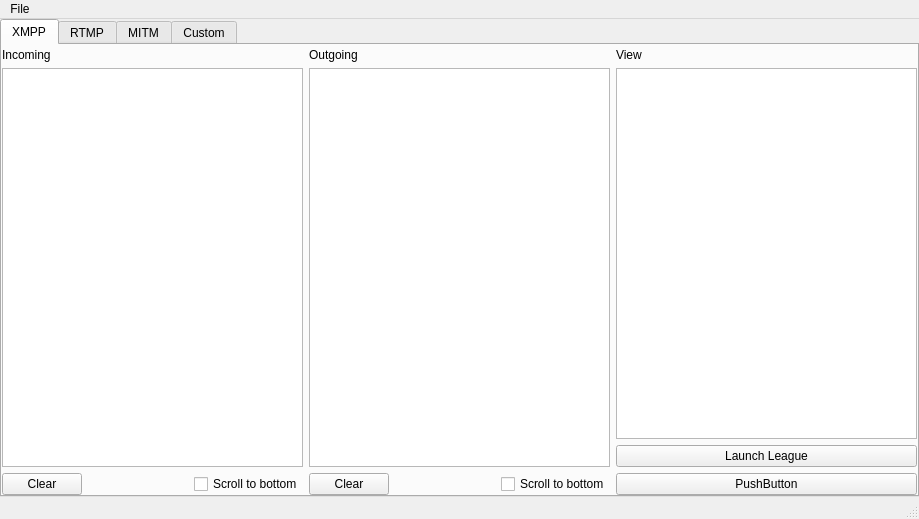
<?xml version="1.0" encoding="UTF-8"?>
<ui version="4.0">
 <class>LoLXMPPDebuggerClass</class>
 <widget class="QMainWindow" name="LoLXMPPDebuggerClass">
  <property name="geometry">
   <rect>
    <x>0</x>
    <y>0</y>
    <width>919</width>
    <height>519</height>
   </rect>
  </property>
  <property name="minimumSize">
   <size>
    <width>100</width>
    <height>100</height>
   </size>
  </property>
  <property name="windowTitle">
   <string>LoLXMPPDebugger</string>
  </property>
  <widget class="QWidget" name="centralWidget">
   <layout class="QHBoxLayout" name="horizontalLayout_2">
    <property name="leftMargin">
     <number>0</number>
    </property>
    <property name="topMargin">
     <number>0</number>
    </property>
    <property name="rightMargin">
     <number>0</number>
    </property>
    <property name="bottomMargin">
     <number>0</number>
    </property>
    <item>
     <widget class="QTabWidget" name="tabWidget">
      <property name="minimumSize">
       <size>
        <width>40</width>
        <height>20</height>
       </size>
      </property>
      <property name="currentIndex">
       <number>0</number>
      </property>
      <property name="movable">
       <bool>false</bool>
      </property>
      <widget class="QWidget" name="tab_xmpp">
       <property name="focusPolicy">
        <enum>Qt::NoFocus</enum>
       </property>
       <attribute name="title">
        <string>XMPP</string>
       </attribute>
       <layout class="QHBoxLayout" name="horizontalLayout_4">
        <property name="leftMargin">
         <number>0</number>
        </property>
        <property name="topMargin">
         <number>3</number>
        </property>
        <property name="rightMargin">
         <number>0</number>
        </property>
        <property name="bottomMargin">
         <number>0</number>
        </property>
        <item>
         <layout class="QVBoxLayout" name="incomingVerticalLayout">
          <item>
           <widget class="QLabel" name="incomingLabel">
            <property name="text">
             <string>Incoming</string>
            </property>
            <property name="buddy">
             <cstring>incomingList</cstring>
            </property>
           </widget>
          </item>
          <item>
           <widget class="QListWidget" name="incomingList">
            <property name="locale">
             <locale language="English" country="UnitedStates"/>
            </property>
            <property name="textElideMode">
             <enum>Qt::ElideNone</enum>
            </property>
            <property name="resizeMode">
             <enum>QListView::Fixed</enum>
            </property>
            <property name="uniformItemSizes">
             <bool>false</bool>
            </property>
            <property name="wordWrap">
             <bool>false</bool>
            </property>
           </widget>
          </item>
          <item>
           <layout class="QHBoxLayout" name="incomingHorizontalLayout_bottom">
            <item>
             <widget class="QPushButton" name="incomingButtonClear">
              <property name="text">
               <string>Clear</string>
              </property>
             </widget>
            </item>
            <item>
             <spacer name="incomingHorizontalSpacer">
              <property name="orientation">
               <enum>Qt::Horizontal</enum>
              </property>
              <property name="sizeHint" stdset="0">
               <size>
                <width>40</width>
                <height>20</height>
               </size>
              </property>
             </spacer>
            </item>
            <item>
             <widget class="QCheckBox" name="incomingScrollToBottom">
              <property name="locale">
               <locale language="English" country="UnitedStates"/>
              </property>
              <property name="text">
               <string>Scroll to bottom</string>
              </property>
              <property name="checked">
               <bool>false</bool>
              </property>
             </widget>
            </item>
           </layout>
          </item>
         </layout>
        </item>
        <item>
         <layout class="QVBoxLayout" name="outgoingVerticalLayout">
          <item>
           <widget class="QLabel" name="outgoingLabel">
            <property name="text">
             <string>Outgoing</string>
            </property>
            <property name="buddy">
             <cstring>outgoingList</cstring>
            </property>
           </widget>
          </item>
          <item>
           <widget class="QListWidget" name="outgoingList">
            <property name="locale">
             <locale language="English" country="UnitedStates"/>
            </property>
            <property name="autoScroll">
             <bool>true</bool>
            </property>
            <property name="textElideMode">
             <enum>Qt::ElideNone</enum>
            </property>
            <property name="uniformItemSizes">
             <bool>false</bool>
            </property>
            <property name="wordWrap">
             <bool>false</bool>
            </property>
           </widget>
          </item>
          <item>
           <layout class="QHBoxLayout" name="outgoingHorizontalLayout">
            <item>
             <widget class="QPushButton" name="outgoingButtonClear">
              <property name="sizePolicy">
               <sizepolicy hsizetype="Minimum" vsizetype="Fixed">
                <horstretch>0</horstretch>
                <verstretch>0</verstretch>
               </sizepolicy>
              </property>
              <property name="text">
               <string>Clear</string>
              </property>
             </widget>
            </item>
            <item>
             <spacer name="outgoingHorizontalSpacer">
              <property name="orientation">
               <enum>Qt::Horizontal</enum>
              </property>
              <property name="sizeHint" stdset="0">
               <size>
                <width>40</width>
                <height>20</height>
               </size>
              </property>
             </spacer>
            </item>
            <item>
             <widget class="QCheckBox" name="outgoingScrollToBottom">
              <property name="enabled">
               <bool>true</bool>
              </property>
              <property name="locale">
               <locale language="English" country="UnitedStates"/>
              </property>
              <property name="text">
               <string>Scroll to bottom</string>
              </property>
              <property name="checked">
               <bool>false</bool>
              </property>
             </widget>
            </item>
           </layout>
          </item>
         </layout>
        </item>
        <item>
         <layout class="QVBoxLayout" name="verticalLayout_2">
          <item>
           <widget class="QLabel" name="viewLabel">
            <property name="text">
             <string>View</string>
            </property>
           </widget>
          </item>
          <item>
           <widget class="QTextEdit" name="viewTextEdit">
            <property name="acceptRichText">
             <bool>false</bool>
            </property>
           </widget>
          </item>
          <item>
           <widget class="QPushButton" name="pushButton_LaunchLeague">
            <property name="text">
             <string>Launch League</string>
            </property>
           </widget>
          </item>
          <item>
           <widget class="QPushButton" name="pushButton_Test">
            <property name="text">
             <string>PushButton</string>
            </property>
           </widget>
          </item>
         </layout>
        </item>
       </layout>
      </widget>
      <widget class="QWidget" name="tab_rtmp">
       <property name="layoutDirection">
        <enum>Qt::LeftToRight</enum>
       </property>
       <attribute name="title">
        <string>RTMP</string>
       </attribute>
       <layout class="QHBoxLayout" name="horizontalLayout_6">
        <property name="leftMargin">
         <number>0</number>
        </property>
        <property name="topMargin">
         <number>3</number>
        </property>
        <property name="rightMargin">
         <number>0</number>
        </property>
        <property name="bottomMargin">
         <number>0</number>
        </property>
        <item>
         <widget class="QLabel" name="label_3">
          <property name="sizePolicy">
           <sizepolicy hsizetype="Fixed" vsizetype="Minimum">
            <horstretch>0</horstretch>
            <verstretch>0</verstretch>
           </sizepolicy>
          </property>
          <property name="text">
           <string>WIP</string>
          </property>
         </widget>
        </item>
       </layout>
      </widget>
      <widget class="QWidget" name="tab_mitm">
       <attribute name="title">
        <string>MITM</string>
       </attribute>
       <layout class="QHBoxLayout" name="horizontalLayout_7">
        <property name="leftMargin">
         <number>0</number>
        </property>
        <property name="topMargin">
         <number>3</number>
        </property>
        <property name="rightMargin">
         <number>0</number>
        </property>
        <property name="bottomMargin">
         <number>0</number>
        </property>
        <item>
         <layout class="QVBoxLayout" name="verticalLayout_3">
          <property name="leftMargin">
           <number>0</number>
          </property>
          <item>
           <widget class="QTableWidget" name="mitmTableWidget">
            <property name="sizePolicy">
             <sizepolicy hsizetype="MinimumExpanding" vsizetype="Expanding">
              <horstretch>0</horstretch>
              <verstretch>0</verstretch>
             </sizepolicy>
            </property>
            <property name="maximumSize">
             <size>
              <width>394</width>
              <height>16777215</height>
             </size>
            </property>
            <property name="horizontalScrollBarPolicy">
             <enum>Qt::ScrollBarAlwaysOn</enum>
            </property>
            <property name="autoScroll">
             <bool>false</bool>
            </property>
            <property name="autoScrollMargin">
             <number>16</number>
            </property>
            <property name="dragDropOverwriteMode">
             <bool>false</bool>
            </property>
            <property name="selectionMode">
             <enum>QAbstractItemView::SingleSelection</enum>
            </property>
            <property name="selectionBehavior">
             <enum>QAbstractItemView::SelectRows</enum>
            </property>
            <property name="horizontalScrollMode">
             <enum>QAbstractItemView::ScrollPerPixel</enum>
            </property>
            <property name="showGrid">
             <bool>true</bool>
            </property>
            <property name="cornerButtonEnabled">
             <bool>false</bool>
            </property>
            <column>
             <property name="text">
              <string>Request/Response</string>
             </property>
            </column>
            <column>
             <property name="text">
              <string>XMPP/RTMP</string>
             </property>
            </column>
            <column>
             <property name="text">
              <string>Contains</string>
             </property>
            </column>
            <column>
             <property name="text">
              <string>Change to</string>
             </property>
            </column>
           </widget>
          </item>
          <item>
           <widget class="QPushButton" name="mitmAddButton">
            <property name="sizePolicy">
             <sizepolicy hsizetype="Fixed" vsizetype="Minimum">
              <horstretch>0</horstretch>
              <verstretch>0</verstretch>
             </sizepolicy>
            </property>
            <property name="text">
             <string>Add</string>
            </property>
           </widget>
          </item>
         </layout>
        </item>
        <item>
         <layout class="QVBoxLayout" name="mitmLayout">
          <item>
           <widget class="QLabel" name="mitmContainsLabel">
            <property name="text">
             <string>Contains</string>
            </property>
           </widget>
          </item>
          <item>
           <widget class="QTextEdit" name="mitmContainsTextEdit">
            <property name="acceptRichText">
             <bool>false</bool>
            </property>
           </widget>
          </item>
          <item>
           <widget class="QLabel" name="mitmChangeLabel">
            <property name="enabled">
             <bool>true</bool>
            </property>
            <property name="text">
             <string>Change to</string>
            </property>
           </widget>
          </item>
          <item>
           <widget class="QTextEdit" name="mitmChangeTextEdit">
            <property name="acceptRichText">
             <bool>false</bool>
            </property>
           </widget>
          </item>
         </layout>
        </item>
       </layout>
      </widget>
      <widget class="QWidget" name="tab_custom">
       <attribute name="title">
        <string>Custom</string>
       </attribute>
       <layout class="QHBoxLayout" name="horizontalLayout">
        <property name="leftMargin">
         <number>0</number>
        </property>
        <property name="topMargin">
         <number>3</number>
        </property>
        <property name="rightMargin">
         <number>0</number>
        </property>
        <property name="bottomMargin">
         <number>0</number>
        </property>
        <item>
         <layout class="QVBoxLayout" name="xmppCustomLayout">
          <item>
           <widget class="QLabel" name="xmppLabel">
            <property name="text">
             <string>XMPP</string>
            </property>
           </widget>
          </item>
          <item>
           <widget class="QTextEdit" name="xmppCustomTextEdit">
            <property name="acceptRichText">
             <bool>false</bool>
            </property>
           </widget>
          </item>
          <item>
           <widget class="QPushButton" name="xmppCustomPushButton">
            <property name="text">
             <string>Send</string>
            </property>
           </widget>
          </item>
         </layout>
        </item>
        <item>
         <layout class="QVBoxLayout" name="rtmpCustomLayout">
          <property name="leftMargin">
           <number>0</number>
          </property>
          <item>
           <widget class="QLabel" name="rtmpCustomLabel">
            <property name="text">
             <string>RTMP</string>
            </property>
           </widget>
          </item>
          <item>
           <widget class="QTextEdit" name="rtmpCustomTextEdit">
            <property name="acceptRichText">
             <bool>false</bool>
            </property>
            <property name="placeholderText">
             <string>WIP</string>
            </property>
           </widget>
          </item>
          <item>
           <widget class="QPushButton" name="rtmpCustomPushButton">
            <property name="text">
             <string>Send</string>
            </property>
           </widget>
          </item>
         </layout>
        </item>
       </layout>
      </widget>
     </widget>
    </item>
   </layout>
  </widget>
  <widget class="QMenuBar" name="menuBar">
   <property name="enabled">
    <bool>true</bool>
   </property>
   <property name="geometry">
    <rect>
     <x>0</x>
     <y>0</y>
     <width>919</width>
     <height>21</height>
    </rect>
   </property>
   <property name="defaultUp">
    <bool>false</bool>
   </property>
   <property name="nativeMenuBar">
    <bool>true</bool>
   </property>
   <widget class="QMenu" name="menuFile">
    <property name="title">
     <string>File</string>
    </property>
    <widget class="QMenu" name="menuSave">
     <property name="title">
      <string>Save</string>
     </property>
     <addaction name="actionSaveIncoming"/>
     <addaction name="actionSaveOutgoing"/>
     <addaction name="actionSaveBoth"/>
     <addaction name="separator"/>
     <addaction name="actionChoose_directory"/>
    </widget>
    <addaction name="menuSave"/>
    <addaction name="actionStay_on_top"/>
    <addaction name="separator"/>
    <addaction name="actionAbout"/>
    <addaction name="actionExit"/>
   </widget>
   <addaction name="menuFile"/>
  </widget>
  <widget class="QStatusBar" name="statusBar">
   <property name="enabled">
    <bool>true</bool>
   </property>
  </widget>
  <action name="actionExit">
   <property name="text">
    <string>Exit</string>
   </property>
  </action>
  <action name="actionAbout">
   <property name="text">
    <string>About</string>
   </property>
   <property name="toolTip">
    <string>About</string>
   </property>
  </action>
  <action name="actionSaveIncoming">
   <property name="text">
    <string>Incoming</string>
   </property>
  </action>
  <action name="actionSaveOutgoing">
   <property name="text">
    <string>Outgoing</string>
   </property>
  </action>
  <action name="actionSaveBoth">
   <property name="text">
    <string>Both</string>
   </property>
   <property name="shortcut">
    <string>Ctrl+S</string>
   </property>
  </action>
  <action name="actionChoose_directory">
   <property name="text">
    <string>Choose directory</string>
   </property>
  </action>
  <action name="actionStay_on_top">
   <property name="checkable">
    <bool>true</bool>
   </property>
   <property name="text">
    <string>Stay on top</string>
   </property>
  </action>
 </widget>
 <layoutdefault spacing="6" margin="11"/>
 <tabstops>
  <tabstop>incomingList</tabstop>
  <tabstop>incomingButtonClear</tabstop>
  <tabstop>incomingScrollToBottom</tabstop>
  <tabstop>outgoingList</tabstop>
  <tabstop>outgoingButtonClear</tabstop>
  <tabstop>outgoingScrollToBottom</tabstop>
 </tabstops>
 <resources>
  <include location="LoLXMPPDebugger.qrc"/>
 </resources>
 <connections/>
</ui>
